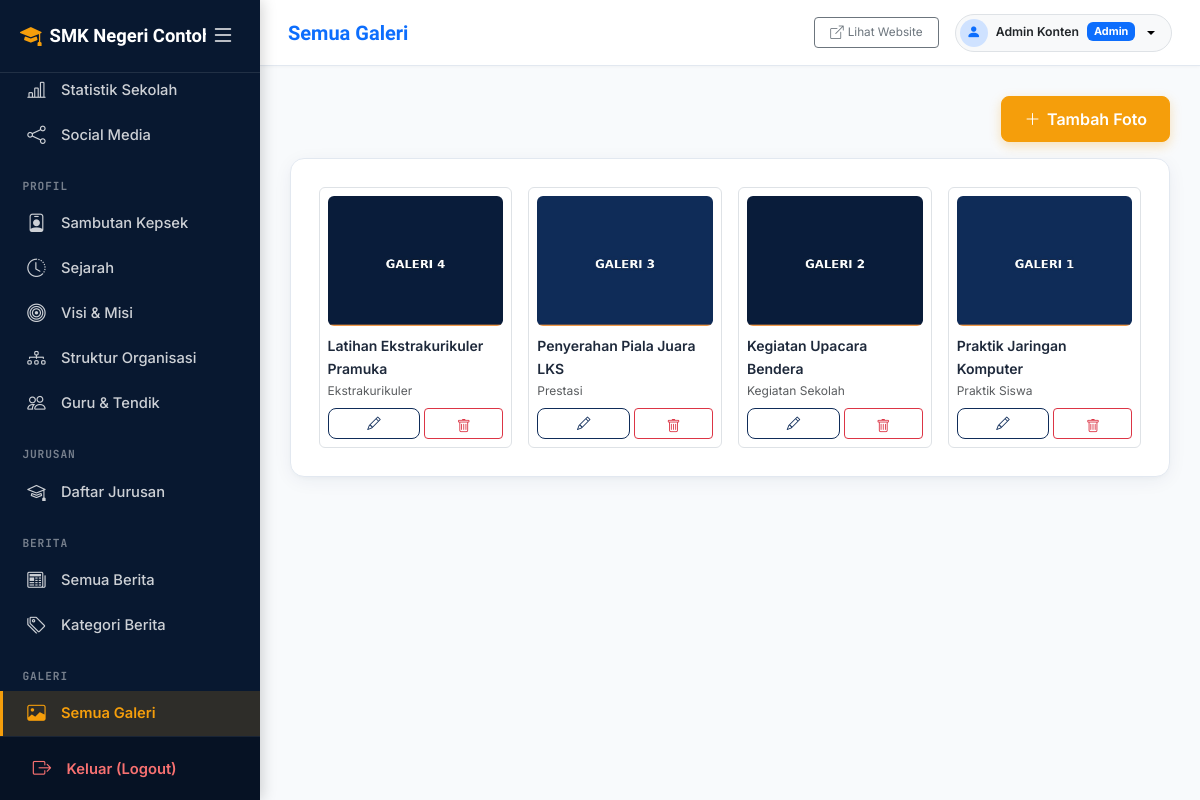
/admin/galleries/index.php (signed in), run on the app's committed database.
### tables this page shows
CREATE TABLE school_profile (
  id INT UNSIGNED AUTO_INCREMENT PRIMARY KEY,
  school_name VARCHAR(150) NOT NULL,
  npsn VARCHAR(20) DEFAULT NULL,
  address VARCHAR(255) DEFAULT NULL,
  phone VARCHAR(50) DEFAULT NULL,
  email VARCHAR(150) DEFAULT NULL,
  website VARCHAR(150) DEFAULT NULL,
  description TEXT,
  logo VARCHAR(255) DEFAULT NULL,
  favicon VARCHAR(255) DEFAULT NULL,
  theme_color_primary VARCHAR(20) DEFAULT '#0F2C59',
  theme_color_secondary VARCHAR(20) DEFAULT '#2563EB',
  theme_color_accent VARCHAR(20) DEFAULT '#F59E0B',
  theme_preset VARCHAR(50) DEFAULT 'navy_classic',
  map_url VARCHAR(255) DEFAULT NULL,
  accreditation VARCHAR(10) DEFAULT NULL,
  founded_year VARCHAR(10) DEFAULT NULL,
  running_text TEXT DEFAULT NULL,
  is_running_text_active TINYINT(1) DEFAULT 1,
  video_profile_url VARCHAR(255) DEFAULT 'https://www.youtube.com/watch?v=7vhYf5p_yhs',
  video_title VARCHAR(200) DEFAULT 'Video Profil & Fasilitas Sekolah',
  video_description TEXT DEFAULT NULL,
  video_features TEXT DEFAULT NULL,
  whatsapp_ppdb VARCHAR(50) DEFAULT '6281234567890',
  whatsapp_bkk VARCHAR(50) DEFAULT '6281234567891',
  whatsapp_tu VARCHAR(50) DEFAULT '6281234567892',
  created_at DATETIME DEFAULT CURRENT_TIMESTAMP,
  updated_at DATETIME DEFAULT CURRENT_TIMESTAMP ON UPDATE CURRENT_TIMESTAMP
);

CREATE TABLE galleries (
  id INT UNSIGNED AUTO_INCREMENT PRIMARY KEY,
  category_id INT UNSIGNED DEFAULT NULL,
  title VARCHAR(150) NOT NULL,
  description VARCHAR(255) DEFAULT NULL,
  image VARCHAR(255) NOT NULL,
  created_at DATETIME DEFAULT CURRENT_TIMESTAMP,
  updated_at DATETIME DEFAULT CURRENT_TIMESTAMP ON UPDATE CURRENT_TIMESTAMP,
  FOREIGN KEY (category_id) REFERENCES gallery_categories(id) ON DELETE SET NULL
);

CREATE TABLE gallery_categories (
  id INT UNSIGNED AUTO_INCREMENT PRIMARY KEY,
  name VARCHAR(100) NOT NULL,
  slug VARCHAR(120) NOT NULL UNIQUE,
  created_at DATETIME DEFAULT CURRENT_TIMESTAMP,
  updated_at DATETIME DEFAULT CURRENT_TIMESTAMP ON UPDATE CURRENT_TIMESTAMP
);

### includes/functions.php (called while the page is built, shortened)
<?php
function e(?string $value): string
{
    return htmlspecialchars((string) ($value ?? ''), ENT_QUOTES | ENT_SUBSTITUTE, 'UTF-8');
}
function getSchoolProfile(): array
{
    static $profile = null;
    if ($profile === null) {
        $stmt = getDB()->query('SELECT * FROM school_profile ORDER BY id LIMIT 1');
        $profile = $stmt->fetch() ?: [];
    }
    return $profile;
}

### config/database.php (called while the page is built)
<?php
class Database
{
    private static ?PDO $instance = null;
    private static string $host   = 'localhost';
    private static string $dbname = 'smk_school';
    private static string $user   = 'root';
    private static string $pass   = '';
    public static function getInstance(): PDO
    {
        if (self::$instance === null) {
            $dsn = 'mysql:host=' . self::$host . ';dbname=' . self::$dbname . ';charset=utf8mb4';
            try {
                self::$instance = new PDO($dsn, self::$user, self::$pass, [
                    PDO::ATTR_ERRMODE            => PDO::ERRMODE_EXCEPTION,
                    PDO::ATTR_DEFAULT_FETCH_MODE  => PDO::FETCH_ASSOC,
                    PDO::ATTR_EMULATE_PREPARES    => false,
                ]);
            } catch (PDOException $e) {
                error_log('Database connection failed: ' . $e->getMessage());
                die('Koneksi database gagal. Silakan cek konfigurasi di config/database.php.');
            }
        }
        return self::$instance;
    }
}
function getDB(): PDO
{
    return Database::getInstance();
}

### admin/galleries/index.php (the view, shortened to what this page needs)
<?php
$db = getDB();
$galleries = $db->query("SELECT g.*, gc.name AS category_name FROM galleries g
                          LEFT JOIN gallery_categories gc ON gc.id = g.category_id
                          ORDER BY g.id DESC")->fetchAll();
$pageTitle = 'Semua Galeri';
require __DIR__ . '/../includes/header.php';
require __DIR__ . '/../includes/sidebar.php';
require __DIR__ . '/../includes/topbar.php';
?>
<div class="d-flex justify-content-end mb-3">
  <a href="form.php" class="btn btn-accent"><i class="bi bi-plus-lg"></i> Tambah Foto</a>
</div>
<div class="admin-card">
  <div class="row g-3">
    <?php foreach ($galleries as $g): ?>
      <div class="col-lg-3 col-md-4 col-6">
        <div class="border rounded p-2 h-100 d-flex flex-column">
          <img src="<?= e(BASE_URL . '/' . $g['image']) ?>" class="rounded mb-2" style="height:130px; object-fit:cover; width:100%;" alt="">
          <div class="small fw-semibold flex-grow-1"><?= e($g['title']) ?></div>
          <div class="text-muted" style="font-size:0.75rem;"><?= e($g['category_name'] ?? '-') ?></div>
          <div class="d-flex gap-1 mt-2">
            <a href="form.php?id=<?= (int) $g['id'] ?>" class="btn btn-sm btn-outline-primary-custom flex-fill"><i class="bi bi-pencil"></i></a>
            <form method="post" action="delete.php" class="flex-fill" data-confirm-delete="Hapus foto ini?">
              <button type="submit" class="btn btn-sm btn-outline-danger w-100"><i class="bi bi-trash"></i></button>
            </form>
          </div>
        </div>
      </div>
    <?php endforeach; ?>
  </div>
</div>
<?php require __DIR__ . '/../includes/footer.php'; ?>

### admin/includes/header.php (shortened to what this page needs)
<?php
$adminHeaderProfile = getSchoolProfile();
?>
<!DOCTYPE html>
<html lang="id">
<head>
<link href="<?= e(ASSETS_URL . '/vendor/bootstrap/bootstrap.min.css?v=5.3.3') ?>" rel="stylesheet">
<link href="<?= e(ASSETS_URL . '/vendor/bootstrap-icons/bootstrap-icons.css?v=' . filemtime(BASE_PATH . '/assets/vendor/bootstrap-icons/bootstrap-icons.css')) ?>" rel="stylesheet">
<link href="<?= e(ASSETS_URL . '/css/style.css?v=' . filemtime(BASE_PATH . '/assets/css/style.css')) ?>" rel="stylesheet">
<link href="<?= e(ASSETS_URL . '/css/admin.css?v=' . filemtime(BASE_PATH . '/assets/css/admin.css')) ?>" rel="stylesheet">
<link href="<?= e(ASSETS_URL . '/vendor/summernote/summernote-lite.min.css?v=' . filemtime(BASE_PATH . '/assets/vendor/summernote/summernote-lite.min.css')) ?>" rel="stylesheet">
</head>
<body class="admin-body">

### admin/includes/sidebar.php (shortened to what this page needs)
<?php
$currentScript = $_SERVER['SCRIPT_NAME'] ?? '';
$sidebarProfile = getSchoolProfile();
$adminBrandTitle = !empty($sidebarProfile['school_name']) ? $sidebarProfile['school_name'] : 'Admin Panel';
function navIsActive(string $needle, string $currentScript): bool
{
    return str_contains($currentScript, '/admin/' . $needle);
}
?>
<aside class="admin-sidebar" id="adminSidebar">
  <div class="sidebar-brand d-flex align-items-center justify-content-between">
    <div class="sidebar-brand-left d-flex align-items-center gap-2 overflow-hidden" title="<?= e($adminBrandTitle) ?>">
      <i class="bi bi-mortarboard-fill flex-shrink-0" style="color: var(--color-accent); font-size:1.35rem;"></i>
      <span class="sidebar-brand-title text-nowrap fw-bold"><?= e($adminBrandTitle) ?></span>
    </div>
    <button type="button" class="btn btn-sm btn-link text-white-50 p-1 sidebar-toggle-btn shadow-none flex-shrink-0" id="sidebarToggleInsideBtn" title="Buka / Tutup Sidebar" aria-label="Toggle Sidebar">
      <i class="bi bi-list fs-4 text-white"></i>
    </button>
  </div>
  <div class="sidebar-nav-scroll flex-grow-1 overflow-y-auto overflow-x-hidden">
    <nav class="nav flex-column py-2">
      <a class="nav-link <?= navIsActive('statistics', $currentScript) ? 'active' : '' ?>" href="<?= e(BASE_URL) ?>/admin/statistics/index.php" title="Statistik Sekolah (Jumlah Siswa, Guru, dll)"><i class="bi bi-bar-chart-line"></i> <span class="nav-text">Statistik Sekolah</span></a>
      <a class="nav-link <?= navIsActive('social-media', $currentScript) ? 'active' : '' ?>" href="<?= e(BASE_URL) ?>/admin/social-media/index.php" title="Social Media"><i class="bi bi-share"></i> <span class="nav-text">Social Media</span></a>
      <div class="nav-section-label">Profil</div>
      <a class="nav-link <?= navIsActive('principal', $currentScript) ? 'active' : '' ?>" href="<?= e(BASE_URL) ?>/admin/principal/index.php" title="Sambutan Kepsek"><i class="bi bi-person-badge"></i> <span class="nav-text">Sambutan Kepsek</span></a>
      <a class="nav-link <?= navIsActive('history', $currentScript) ? 'active' : '' ?>" href="<?= e(BASE_URL) ?>/admin/history/index.php" title="Sejarah"><i class="bi bi-clock-history"></i> <span class="nav-text">Sejarah</span></a>
      <a class="nav-link <?= navIsActive('vision-mission', $currentScript) ? 'active' : '' ?>" href="<?= e(BASE_URL) ?>/admin/vision-mission/index.php" title="Visi &amp; Misi"><i class="bi bi-bullseye"></i> <span class="nav-text">Visi &amp; Misi</span></a>
      <a class="nav-link <?= navIsActive('organization', $currentScript) ? 'active' : '' ?>" href="<?= e(BASE_URL) ?>/admin/organization/index.php" title="Struktur Organisasi"><i class="bi bi-diagram-3"></i> <span class="nav-text">Struktur Organisasi</span></a>
      <a class="nav-link <?= navIsActive('teachers', $currentScript) ? 'active' : '' ?>" href="<?= e(BASE_URL) ?>/admin/teachers/index.php" title="Guru &amp; Tendik"><i class="bi bi-people"></i> <span class="nav-text">Guru &amp; Tendik</span></a>
      <div class="nav-section-label">Jurusan</div>
      <a class="nav-link <?= navIsActive('majors', $currentScript) ? 'active' : '' ?>" href="<?= e(BASE_URL) ?>/admin/majors/index.php" title="Daftar Jurusan"><i class="bi bi-mortarboard"></i> <span class="nav-text">Daftar Jurusan</span></a>
      <div class="nav-section-label">Berita</div>
      <a class="nav-link <?= navIsActive('news', $currentScript) && !navIsActive('news/categories', $currentScript) ? 'active' : '' ?>" href="<?= e(BASE_URL) ?>/admin/news/index.php" title="Semua Berita"><i class="bi bi-newspaper"></i> <span class="nav-text">Semua Berita</span></a>
      <a class="nav-link <?= navIsActive('news/categories', $currentScript) ? 'active' : '' ?>" href="<?= e(BASE_URL) ?>/admin/news/categories.php" title="Kategori Berita"><i class="bi bi-tags"></i> <span class="nav-text">Kategori Berita</span></a>
      <div class="nav-section-label">Galeri</div>
      <a class="nav-link <?= navIsActive('galleries', $currentScript) && !navIsActive('galleries/categories', $currentScript) ? 'active' : '' ?>" href="<?= e(BASE_URL) ?>/admin/galleries/index.php" title="Semua Galeri"><i class="bi bi-image"></i> <span class="nav-text">Semua Galeri</span></a>
    </nav>
  </div>
  <div class="sidebar-footer flex-shrink-0">
    <a class="nav-link sidebar-logout-btn" href="#" data-bs-toggle="modal" data-bs-target="#logoutConfirmModal" title="Keluar dari Panel Admin">
      <i class="bi bi-box-arrow-right"></i>
      <span class="nav-text">Keluar (Logout)</span>
    </a>
  </div>
</aside>

### admin/includes/topbar.php (shortened to what this page needs)
<?php
$currentUserPhoto = null;
if (!empty($_SESSION['admin_id'])) {
    $dbTop = getDB();
    $uStmt = $dbTop->prepare("SELECT photo FROM users WHERE id = ?");
    $uStmt->execute([$_SESSION['admin_id']]);
    $currentUserPhoto = $uStmt->fetchColumn() ?: null;
}
?>
<div class="admin-content" id="adminContent">
  <div class="admin-topbar">
    <div class="d-flex align-items-center gap-3">
      <h1 class="h5 mb-0 fw-bold text-primary"><?= e($pageTitle ?? 'Dashboard') ?></h1>
    </div>
    <div class="d-flex align-items-center gap-3">
      <a href="<?= e(BASE_URL) ?>/" target="_blank" class="btn btn-sm btn-outline-secondary d-none d-md-inline-flex align-items-center gap-1" title="Lihat Website">
        <i class="bi bi-box-arrow-up-right"></i> <span class="small">Lihat Website</span>
      </a>
      <div class="dropdown">
        <button class="btn btn-sm btn-light border dropdown-toggle d-flex align-items-center gap-2 p-1 pe-3 rounded-pill shadow-none" type="button" id="adminUserDropdown" data-bs-toggle="dropdown" aria-expanded="false">
          <?php if (!empty($currentUserPhoto) && file_exists(BASE_PATH . '/' . $currentUserPhoto)): ?>
            <img src="<?= e(BASE_URL . '/' . $currentUserPhoto) ?>" alt="" class="rounded-circle" style="width:28px;height:28px;object-fit:cover;">
          <?php else: ?>
            <div class="rounded-circle bg-primary-subtle text-primary d-inline-flex align-items-center justify-content-center" style="width:28px;height:28px;">
              <i class="bi bi-person-fill" style="font-size:0.9rem;"></i>
            </div>
          <?php endif; ?>
          <span class="small fw-semibold text-dark d-none d-sm-inline"><?= e($_SESSION['admin_name'] ?? 'Admin') ?></span>
          <span class="badge <?= ($_SESSION['admin_role'] ?? '') === 'superadmin' ? 'bg-warning text-dark' : 'bg-primary' ?>" style="font-size:0.68rem;">
            <?= e(ucfirst($_SESSION['admin_role'] ?? '')) ?>
          </span>
        </button>
      </div>
    </div>
  </div>
  <main class="admin-main">

### admin/includes/footer.php (shortened to what this page needs)
  </main>
</div>
</body>
</html>

### assets/css/style.css (style rules this page uses)
:root { --color-primary: #0F2C59; --color-primary-dark: #081830; --color-primary-light: #183E7A; --color-secondary: #2563EB; --color-secondary-light: #EFF6FF; --color-accent: #F59E0B; --color-accent-dark: #D97706; --color-accent-light: #FEF3C7; --color-bg: #F8FAFC; --color-surface: #FFFFFF; --color-text: #1E293B; --color-text-muted: #64748B; --color-border: #E2E8F0; --font-display: 'Sora', -apple-system, BlinkMacSystemFont, 'Segoe UI', Roboto, sans-serif; --font-body: 'Inter', -apple-system, BlinkMacSystemFont, 'Segoe UI', Roboto, sans-serif; --font-mono: 'JetBrains Mono', SFMono-Regular, Menlo, Monaco, Consolas, monospace; --radius-xl: 20px; --radius: 14px; --radius-sm: 8px; --radius-xs: 4px; --shadow-xs: 0 1px 2px 0 rgba(0, 0, 0, 0.05); --shadow-soft: 0 4px 20px -2px rgba(15, 44, 89, 0.07), 0 2px 6px -1px rgba(15, 44, 89, 0.04); --shadow-lift: 0 14px 30px -4px rgba(15, 44, 89, 0.12), 0 6px 12px -2px rgba(15, 44, 89, 0.06); --section-spacing: 5rem; }
*, *::before, *::after { box-sizing: border-box; }
html { scroll-behavior: smooth; -webkit-font-smoothing: antialiased; -moz-osx-font-smoothing: grayscale; }
body { font-family: var(--font-body); color: var(--color-text); background-color: var(--color-bg); line-height: 1.65; overflow-x: hidden; }
h1, h2, h3, h4, h5, h6 { font-family: var(--font-display); color: var(--color-primary); font-weight: 700; line-height: 1.25; }
a { color: var(--color-secondary); text-decoration: none; transition: color 0.15s ease, opacity 0.15s ease; }
img { max-width: 100%; height: auto; display: block; }
.bi { display: inline-block; vertical-align: -0.125em; line-height: 1; }
.btn .bi { vertical-align: -0.1em; }
.btn-accent { background-color: var(--color-accent); border: 1.5px solid var(--color-accent); color: #ffffff; font-weight: 600; border-radius: var(--radius-sm); padding: 0.65rem 1.4rem; display: inline-flex; align-items: center; justify-content: center; gap: 0.4rem; vertical-align: middle; transition: transform 0.18s ease, background-color 0.18s ease, box-shadow 0.18s ease; box-shadow: 0 4px 12px rgba(245, 158, 11, 0.28); }
.btn-outline-primary-custom { border: 1.5px solid var(--color-primary); color: var(--color-primary); background-color: transparent; border-radius: var(--radius-sm); font-weight: 600; padding: 0.65rem 1.4rem; display: inline-flex; align-items: center; justify-content: center; gap: 0.4rem; vertical-align: middle; transition: all 0.18s ease; }
.btn-sm.btn-accent, .btn-sm.btn-outline-primary-custom, .btn-sm.btn-outline-secondary { padding: 0.38rem 0.95rem; font-size: 0.84rem; line-height: 1.4; border-width: 1.5px; display: inline-flex; align-items: center; justify-content: center; vertical-align: middle; }
html, body { overflow-x: hidden; max-width: 100vw; -webkit-text-size-adjust: 100%; }
button, .btn, .nav-link, .dropdown-item, .page-link { touch-action: manipulation; }

### data on the page
school_profile: school_name "SMK Negeri…"
galleries: image (picture), title "Latihan Ekstrakurikuler Pramuka", category.name "Ekstrakurikuler"
galleries: image (picture), title "Penyerahan Piala Juara LKS", category.name "Prestasi"
galleries: image (picture), title "Kegiatan Upacara Bendera", category.name "Kegiatan Sekolah"
galleries: image (picture), title "Praktik Jaringan Komputer", category.name "Praktik Siswa"

### other printed values
$pageTitle "Semua Galeri"
$_SESSION['admin_name'] "Admin Konten"
$_SESSION['admin_role'] "Admin"
